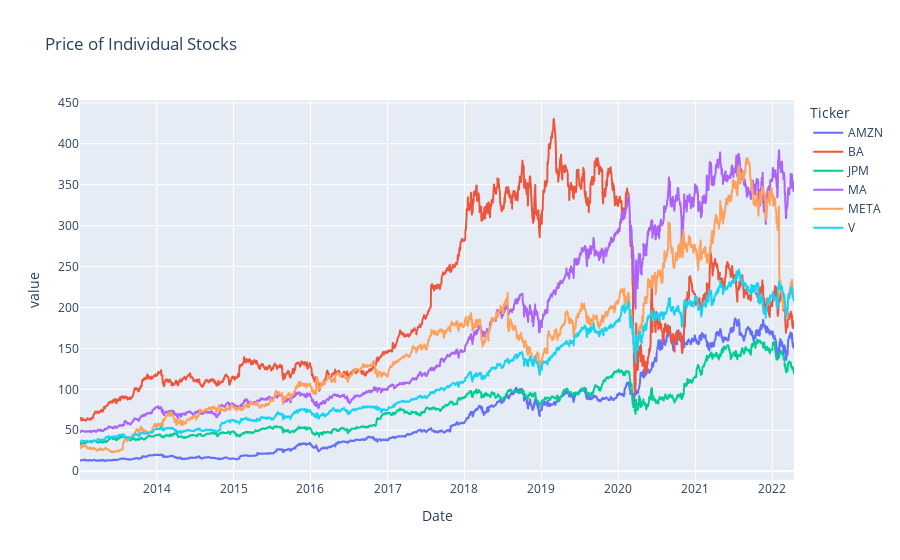

Write notebook code for a chart like this one.
### Code cell
fig_price = px.line(stocks_df, title='Price of Individual Stocks')
fig_price.show()

### Figure 1 — Plotly figure (JSON) as saved in the notebook; plotly's stock layout.template omitted (floating-point values rounded to 4 significant figures; data arrays with more than 128 entries replaced by an {"elided": "..."} marker saying what was removed)
{"data": [{"hovertemplate": "Ticker=AMZN<br>Date=%{x}<br>value=%{y}<extra></extra>", "legendgroup": "AMZN", "line": {"color": "#636efa", "dash": "solid"}, "marker": {"symbol": "circle"}, "mode": "lines", "name": "AMZN", "showlegend": true, "type": "scattergl", "x": {"elided": "2339 str values"}, "xaxis": "x", "y": {"elided": "2339 float values"}, "yaxis": "y"}, {"hovertemplate": "Ticker=BA<br>Date=%{x}<br>value=%{y}<extra></extra>", "legendgroup": "BA", "line": {"color": "#EF553B", "dash": "solid"}, "marker": {"symbol": "circle"}, "mode": "lines", "name": "BA", "showlegend": true, "type": "scattergl", "x": {"elided": "2339 str values"}, "xaxis": "x", "y": {"elided": "2339 float values"}, "yaxis": "y"}, {"hovertemplate": "Ticker=JPM<br>Date=%{x}<br>value=%{y}<extra></extra>", "legendgroup": "JPM", "line": {"color": "#00cc96", "dash": "solid"}, "marker": {"symbol": "circle"}, "mode": "lines", "name": "JPM", "showlegend": true, "type": "scattergl", "x": {"elided": "2339 str values"}, "xaxis": "x", "y": {"elided": "2339 float values"}, "yaxis": "y"}, {"hovertemplate": "Ticker=MA<br>Date=%{x}<br>value=%{y}<extra></extra>", "legendgroup": "MA", "line": {"color": "#ab63fa", "dash": "solid"}, "marker": {"symbol": "circle"}, "mode": "lines", "name": "MA", "showlegend": true, "type": "scattergl", "x": {"elided": "2339 str values"}, "xaxis": "x", "y": {"elided": "2339 float values"}, "yaxis": "y"}, {"hovertemplate": "Ticker=META<br>Date=%{x}<br>value=%{y}<extra></extra>", "legendgroup": "META", "line": {"color": "#FFA15A", "dash": "solid"}, "marker": {"symbol": "circle"}, "mode": "lines", "name": "META", "showlegend": true, "type": "scattergl", "x": {"elided": "2339 str values"}, "xaxis": "x", "y": {"elided": "2339 float values"}, "yaxis": "y"}, {"hovertemplate": "Ticker=V<br>Date=%{x}<br>value=%{y}<extra></extra>", "legendgroup": "V", "line": {"color": "#19d3f3", "dash": "solid"}, "marker": {"symbol": "circle"}, "mode": "lines", "name": "V", "showlegend": true, "type": "scattergl", "x": {"elided": "2339 str values"}, "xaxis": "x", "y": {"elided": "2339 float values"}, "yaxis": "y"}], "layout": {"legend": {"title": {"text": "Ticker"}, "tracegroupgap": 0}, "title": {"text": "Price of Individual Stocks"}, "xaxis": {"anchor": "y", "domain": [0, 1], "title": {"text": "Date"}}, "yaxis": {"anchor": "x", "domain": [0, 1], "title": {"text": "value"}}}}
